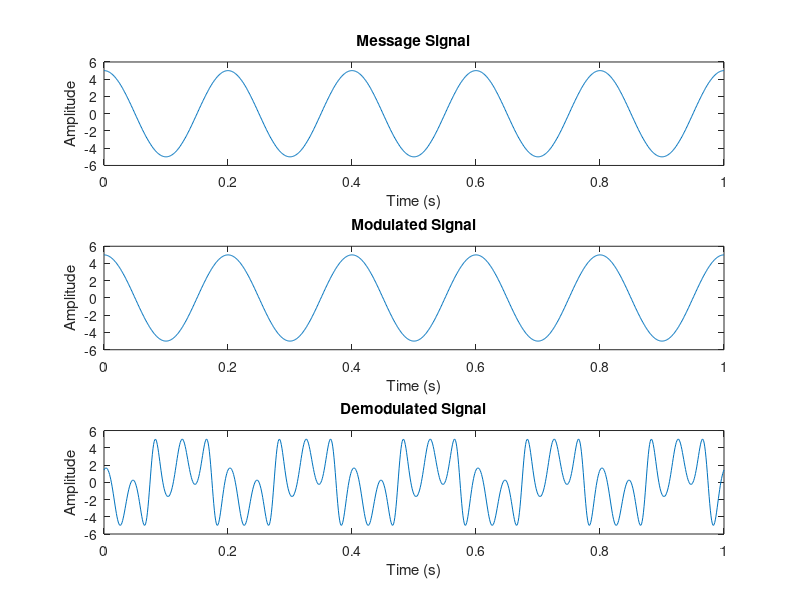

This chart was generated by the following MATLAB code: (Note: this script raises an error after producing the figure.)
clc; close all; clear all;
t=[0:0.001:1];
Am=input('Enter Amplitude of the message signal: ');
Ac=input('Enter Amplitude of the carrier signal: ');
fm=input('Enter Frequency of the message signal: ');
fc=input('Enter Frequency of the carrier signal: ');
beta=input('Enter Modulation Index, beta: ');
m=Am*cos(2*pi*fm*t);
c=Ac*cos(2*pi*fc*t);
y=Ac*cos(2*pi*fc*t+m.*cos(2*pi*fm*t));
subplot(3,1,1)
plot(t,m)
xlabel('Time (s)')
ylabel('Amplitude')
title('Message Signal')
subplot(3,1,2)
plot(t,c)
xlabel('Time (s)')
ylabel('Amplitude')
title('Modulated Signal')
subplot(3,1,3)
plot(t,y)
xlabel('Time (s)')
ylabel('Amplitude')
title('Demodulated Signal')
sgtitle('FM Modulation and Demodulation');